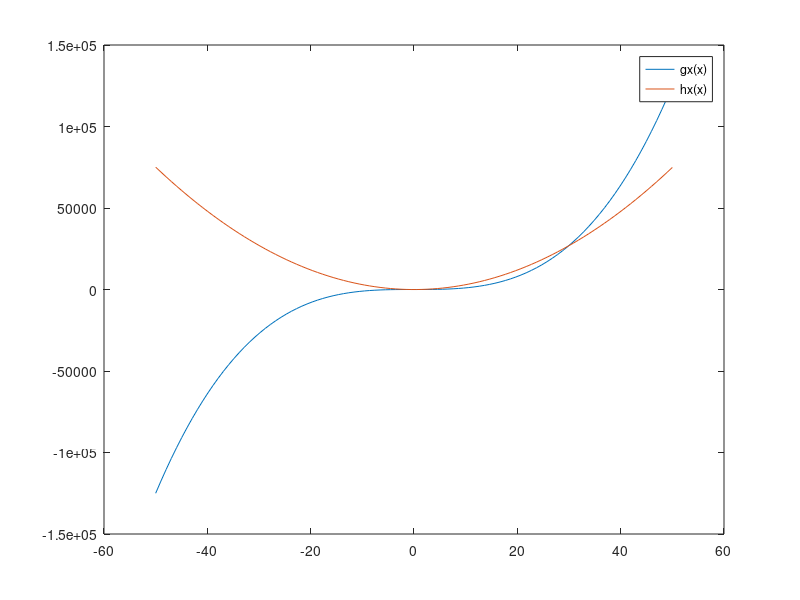

Reproduce this figure in MATLAB.
x = linspace(-50,50);
h = @(x) 30 * x .^ 2 - 2 * x - 25;
g = @(x) x .^ 3;
figure
plot(x, g(x));
hold on;
plot(x, h(x));
hold off;
legend("gx(x)", "hx(x)");